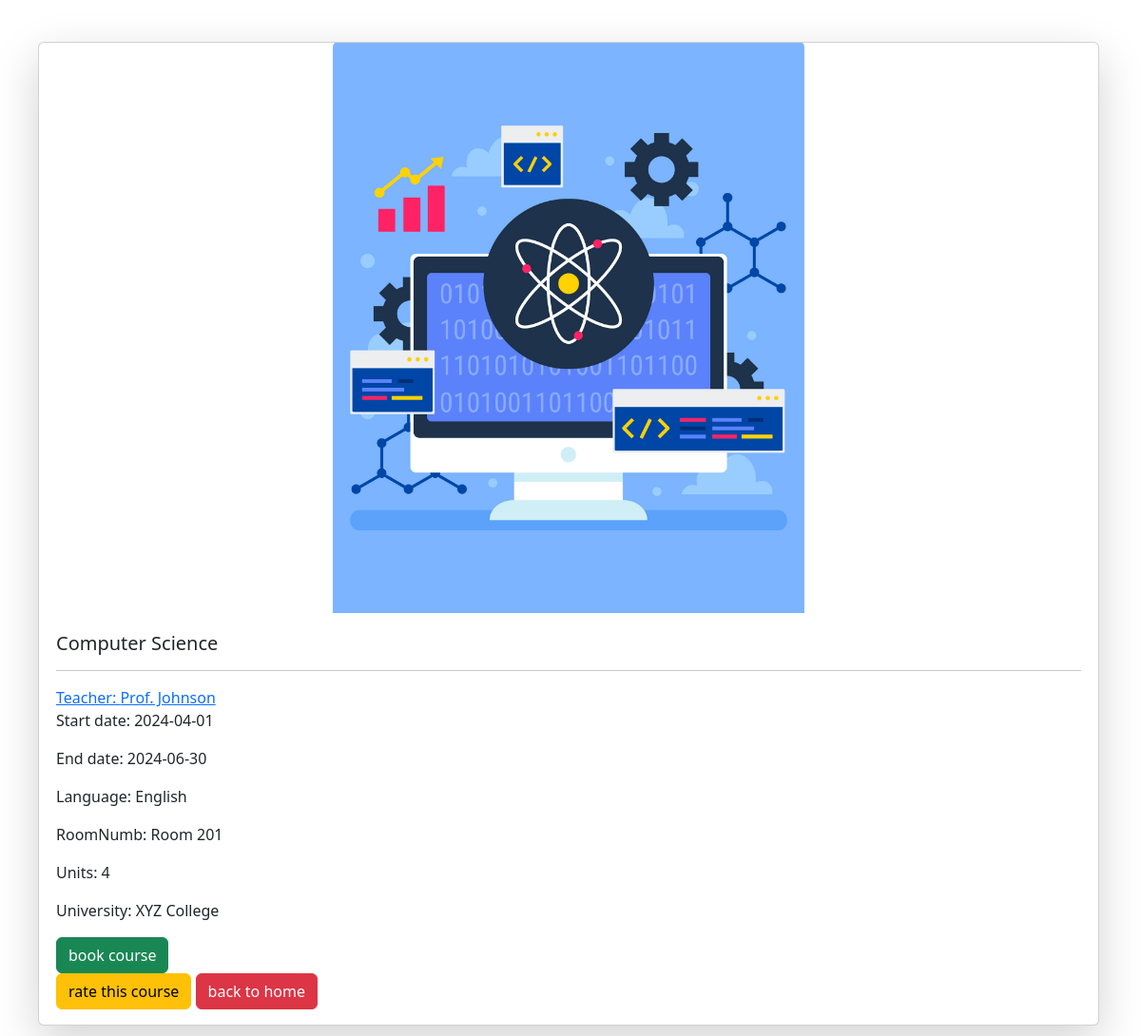
The page /User/details.php?id=2 (signed in) on the database as committed earlier.
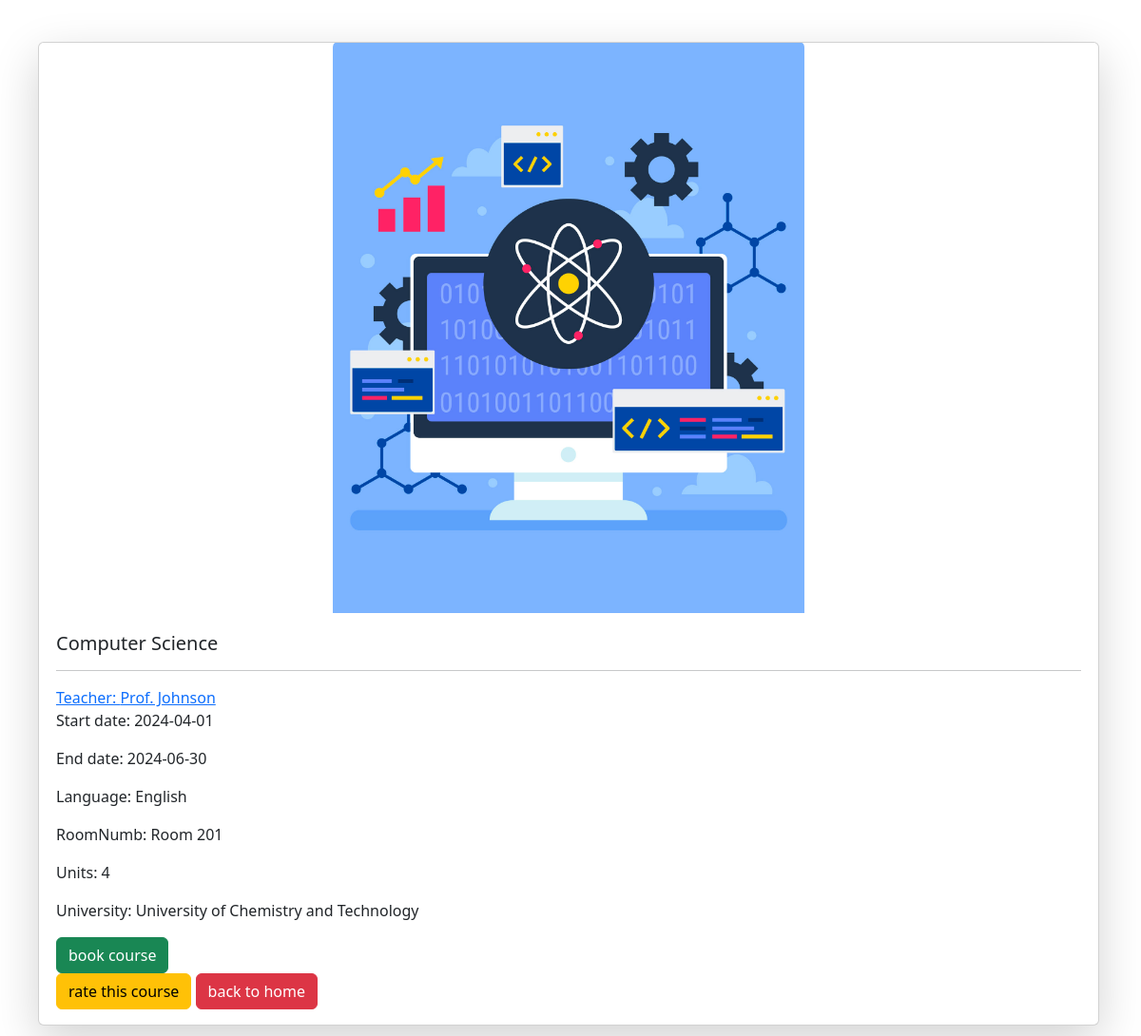
The same page on the database as committed later.
### tables this page shows
CREATE TABLE `courses` (
  `id` int(11) NOT NULL,
  `subject` varchar(50) DEFAULT NULL,
  `name` varchar(50) DEFAULT NULL,
  `university` varchar(50) DEFAULT NULL,
  `roomNumb` varchar(50) DEFAULT NULL,
  `date` date DEFAULT NULL,
  `end_date` date DEFAULT NULL,
  `teacher` varchar(100) DEFAULT NULL,
  `email` varchar(100) NOT NULL,
  `picture` varchar(255) DEFAULT NULL,
  `language` varchar(50) DEFAULT NULL,
  `duration` varchar(50) DEFAULT NULL,
  `units` varchar(100) DEFAULT NULL,
  `availability` enum('avaiable','not avaiable') DEFAULT NULL
);

### User/details.php (the view, shortened to what this page needs)
<?php
require "../db_connection.php";
if($_GET["id"]) {
    $id = $_GET["id"];
    $sql= "SELECT * FROM courses WHERE id = {$id}";
    $result = mysqli_query($connection, $sql);
    $rows = mysqli_fetch_all($result, MYSQLI_ASSOC);
    if(mysqli_num_rows($result) == 1) {
        $data = mysqli_fetch_assoc($result);}}
$user_id = $_SESSION["user"];
foreach($rows as $row) {
$layout = '<div class=" mb-5 col col-12 d-flex align-items-stretch">
<div class="row g-1 container-fluid card shadow-lg bg-card-color">
<img style="width:500px; height:600px; object-fit: cover; margin:auto" src=../Images/'.$row["picture"].' class="card-img-top" alt="...">
<div class="card-body">
  <h5 class="card-title">'.$row["subject"].'</h5>
  <hr>
  <a href="teacherDetail.php?email='.$row["email"].'" class="card-text">Teacher: '.$row["teacher"].'</a>
  <p class="card-text">Start date: '.$row["date"].'</p>
  <p class="card-text">End date: '.$row["end_date"].'</p>
  <p class="card-text">Language: '.$row["language"].'</p>
  <p class="card-text">RoomNumb: '.$row["roomNumb"].'</p>
  <p class="card-text">Units: '.$row["units"].'</p>
  <p class="card-text">University: '.$row["university"].'</p>
  <div class="btnAlign">
  <form method="post">
  <input class="btn btn-success" type="submit" name="bookings" value="book course">
  </form>
  <a class="btn btn-warning" href="review.php?course_id='.$row["id"].'&user_id='.$user_id.'">rate this course</a>
  <a class="btn btn-danger" href="dashboardUser.php">back to home</a></div>
</div>
</div>
</div>
';
}
?>
<!DOCTYPE html>
<html lang="en">
<head>
    <link href="https://cdn.jsdelivr.net/npm/bootstrap@5.3.3/dist/css/bootstrap.min.css" rel="stylesheet">
</head>
<body>
    <br><br>
    <div class="container" >
        <?= $layout ?>
    </div>
</body>
</html>

Rows that differ between the two databases and show on the page:
changed courses "Computer Science": university "XYZ College" → "University of Chemistry and Technology"
